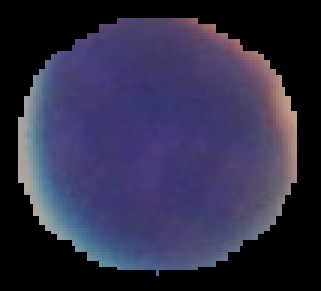
#> input picture segmentacao/datasets/linfocito00.png, 107 x 97 px (shown 3 times larger); its folder holds only this picture in this run
$ python segmentacao.py
#> lines starting #> are read from the running program, lines starting #| are printed output that depends on the picture; after the words box and inside, x2 and y2 are one past the last pixel; in counts of white or black regions, pixels touching at a corner belong together
## Autores: Haziel Albuquerque Netto e Vinicius Zoz
import cv2
import numpy as np
import matplotlib.pyplot as plt
import os
import matplotlib.image as mpimg
from matplotlib.pyplot import imshow
from prettytable import PrettyTable

def processarImagem(imgPosKmeans):
    """
    Aplica técnicas de processamento de imagem para preparar para a extração de contornos

    Argumentos:
    imgPosKmeans: Imagem processada pelo K-means

    Retorna:
    image: Imagem após erosão e dilatação para destacar características
    """

    # Converte a imagem para escala de cinza
    imgEscalaCinza = cv2.cvtColor(imgPosKmeans, cv2.COLOR_BGR2GRAY)

    # Aplica limiarização para simplificar a imagem
    imgLimiarizada = limiarizacaoExecuta(imgEscalaCinza)

    # Cria um kernel e aplica erosão seguida por dilatação
    kernel = np.ones((5, 5), np.uint8)
    image = cv2.erode(imgLimiarizada, kernel, iterations=1)
    image = cv2.dilate(image, kernel, iterations=1)

    return image

def kmeansExecuta(img):
    """
    Aplica o algoritmo K-means para segmentar a imagem em cores predominantes

    Argumentos:
    img: Imagem a ser segmentada

    Retorna:
    res2: Imagem reconfigurada com cores centradas nos clusters encontrados
    """

    # Prepara a imagem para K-means
    Z = img.reshape((-1,3))
    Z = np.float32(Z)

    # Define os critérios de parada do K-means
    criteria = (cv2.TERM_CRITERIA_EPS + cv2.TERM_CRITERIA_MAX_ITER, 10, 1.0)
    K = 3

    # Aplica K-means
    _, label, center = cv2.kmeans(Z, K, None, criteria, 10, cv2.KMEANS_RANDOM_CENTERS)
    center = np.uint8(center)
    res = center[label.flatten()]
    res2 = res.reshape((img.shape))
    return res2

def limiarizacaoExecuta(imgEscalaCinza):
    """
    Realiza limiarização automática baseada em histograma para focar em características relevantes

    Argumentos:
    imgEscalaCinza: Imagem em escala de cinza

    Retorna:
    imgLimiarizada: Imagem após aplicação de limiar
    """

    # Calcula o histograma da imagem
    histograma = cv2.calcHist([imgEscalaCinza], [0], None, [256], [0, 256])
    indHist = np.nonzero(histograma.flatten())[0]

    # Define os limites de limiarização baseados no histograma
    maisEscuro = indHist[1]
    maisClaro = indHist[2]
    minimo = maisEscuro / 2
    maximo = (maisClaro + maisEscuro) / 2

    # Aplica limiarização
    imgLimiarizada = cv2.inRange(imgEscalaCinza, minimo, maximo)
    return imgLimiarizada

def encontrarContorno(image):
    """
    Encontra contornos na imagem, útil para identificação de objetos

    Argumentos:
    image: Imagem binarizada

    Retorna:
    contorno: Lista de contornos detectados
    """

    # Extrai contornos da imagem
    contorno, _ = cv2.findContours(image, cv2.RETR_EXTERNAL, cv2.CHAIN_APPROX_SIMPLE)
    return contorno

def plotarImagens(img, imgPosKmeans, imgTratada, contorno, imagemContornada):
    """
    Visualiza uma série de imagens para análise de resultados do processamento

    Argumentos:
    img: Imagem original
    imgPosKmeans: Imagem após aplicação de K-means
    imgTratada: Imagem após processamento
    contorno: Contornos encontrados na imagem
    imagemContornada: Imagem original com contornos desenhados
    """

    # Cria uma série de subplots para mostrar cada etapa do processamento
    fig, axs = plt.subplots(1, 4, figsize=(24, 6), facecolor='gray')

    # Configura e mostra cada subplot
    axs[0].imshow(img)
    axs[0].set_title('Imagem Original')
    axs[0].axis('off')
    axs[1].imshow(imgPosKmeans)
    axs[1].set_title('Imagem Processada')
    axs[1].axis('off')
    axs[2].imshow(imgTratada, cmap = "gray")
    axs[2].set_title(f'Núcleo Destacado')
    axs[2].axis('off')
    axs[3].imshow(imagemContornada)
    axs[3].set_title(f'Núcleos Detectados: {str(len(contorno))}')
    axs[3].axis('off')
    fig.suptitle('Segmentação de Objetos', fontsize=16)
    plt.subplots_adjust(wspace=0.3)
    plt.show()

def criarTabela(imagem, contorno):
    """
    Adiciona uma entrada a uma tabela com o nome da imagem e a quantidade de contornos encontrados

    Argumentos:
    imagem: Nome da imagem processada
    contorno: Lista de contornos detectados na imagem
    """

    table.add_row([imagem, str(len(contorno))])
    table.field_names = ["Imagem", "Qtd Núcleos"]

def main():
    """
    Função principal que organiza o fluxo de processamento de várias imagens
    """

    # Define o caminho do diretório com imagens
    caminho = "datasets/"

    # Itera sobre cada imagem no diretório especificado
    for imagens in os.listdir(caminho):
        imagem = caminho + imagens
        img = cv2.imread(imagem)
#> img is the input picture: shape (97, 107, 3); mean B, G, R 72.2, 46.1, 48.6
        imgPosKmeans = kmeansExecuta(img)
#> in kmeansExecuta, `_, label, center = cv2.kmeans(Z, K, None, criteria, 10, cv2.KMEANS_RAN..`: label = 10379 values, max 2 at index 704, min 0 at index 681, mean 0.576; center = [[114.2, 65.73, 70.18], [0, 0, 0], [138.6, 128.8, 130.7]]
#> in kmeansExecuta, `center = np.uint8(center)`: center = [[114, 65, 70], [0, 0, 0], [138, 128, 130]]
#> in kmeansExecuta, `res2 = res.reshape((img.shape))`:
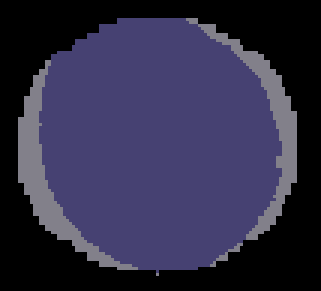
#> res2: shape (97, 107, 3) (shown 3 times larger); mean B, G, R 72, 45.7, 48.4
        imgTratada = processarImagem(imgPosKmeans)
#> in processarImagem, `imgEscalaCinza = cv2.cvtColor(imgPosKmeans, cv2.COLOR_BGR2GRAY)`:
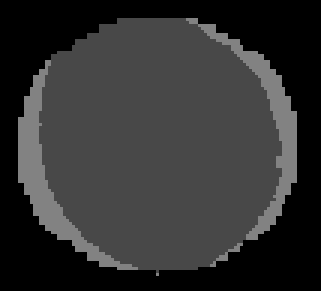
#> imgEscalaCinza: shape (97, 107) (shown 3 times larger); min 0, max 130, mean 49.5
#> in limiarizacaoExecuta, `histograma = cv2.calcHist([imgEscalaCinza], [0], None, [256], [0, 256])`: histograma = 256 values, max 5373 at index 72, min 0 at index 1, mean 40.54
#> in limiarizacaoExecuta, `indHist = np.nonzero(histograma.flatten())[0]`: indHist = [0, 72, 130]
#> in limiarizacaoExecuta, `maisEscuro = indHist[1]`: maisEscuro = 72
#> in limiarizacaoExecuta, `maisClaro = indHist[2]`: maisClaro = 130
#> in limiarizacaoExecuta, `minimo = maisEscuro / 2`: minimo = 36
#> in limiarizacaoExecuta, `maximo = (maisClaro + maisEscuro) / 2`: maximo = 101
#> in limiarizacaoExecuta, `imgLimiarizada = cv2.inRange(imgEscalaCinza, minimo, maximo)`:
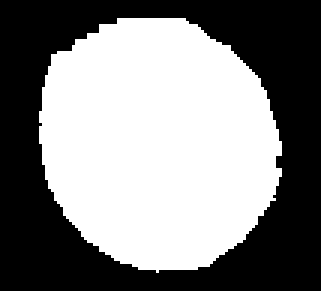
#> imgLimiarizada: shape (97, 107) (shown 3 times larger); 51.8% white; 1 black region, box (x1, y1, x2, y2) and area: (0, 0, 107, 97) 5006
#> in processarImagem, `image = cv2.erode(imgLimiarizada, kernel, iterations=1)`:
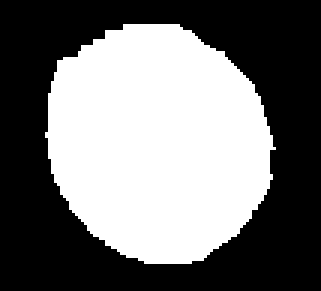
#> image: shape (97, 107) (shown 3 times larger); 45.4% white; 1 white region, box (x1, y1, x2, y2) and area: (15, 8, 92, 88) 4716
#> in processarImagem, `image = cv2.dilate(image, kernel, iterations=1)`: image: shape (97, 107); 51.7% white; 1 black region
        contorno = encontrarContorno(imgTratada)
#> in encontrarContorno, `contorno, _ = cv2.findContours(image, cv2.RETR_EXTERNAL, cv2.CHAIN_APP..`: contorno = 1 contour; box (x1, y1, x2, y2) and area: (13, 6, 94, 90) 5240
        imagemContornada = cv2.drawContours(img, contorno, -1, 255, 1)
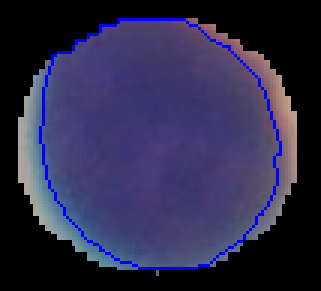
#> imagemContornada: shape (97, 107, 3) (shown 3 times larger); mean B, G, R 75.3, 43.9, 46.5

        # Mostra as imagens processadas e atualiza a tabela
        plotarImagens(img, imgPosKmeans, imgTratada, contorno, imagemContornada)
        criarTabela(imagens, contorno)

    print(table)

# Inicializa a tabela e chama a função principal
table = PrettyTable()
main()

$ run again, on segmentacao/datasets/neutrofilo01.png
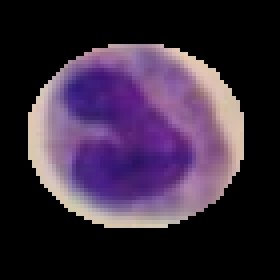
#> input picture segmentacao/datasets/neutrofilo01.png, 70 x 70 px (shown 4 times larger)
#> in main, img is the input picture: shape (70, 70, 3); mean B, G, R 59.8, 40.2, 54.9
#> in kmeansExecuta, `_, label, center = cv2.kmeans(Z, K, None, criteria, 10, cv2.KMEANS_RAN..`: label = 4900 values, max 2 at index 0, min 0 at index 946, mean 1.39; center = [[129.5, 49.2, 91.7], [162.3, 144.2, 174.2], [0, 0, 0]]
#> in kmeansExecuta, `center = np.uint8(center)`: center = [[129, 49, 91], [162, 144, 174], [0, 0, 0]]
#> histograma = 256 values, max 2899 at index 0, min 0 at index 1, mean 19.14
#> indHist = [0, 71, 155]
#> maisEscuro = 71
#> maisClaro = 155
#> minimo = 35.5
#> maximo = 113
#> in limiarizacaoExecuta, `imgLimiarizada = cv2.inRange(imgEscalaCinza, minimo, maximo)`:
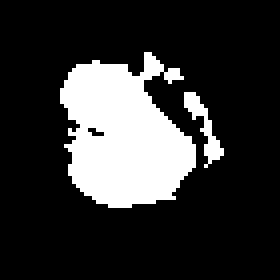
#> imgLimiarizada: shape (70, 70) (shown 4 times larger); 19.7% white; 2 white regions, box (x1, y1, x2, y2) and area: (15, 13, 49, 52) 905, (46, 23, 56, 42) 60
#> in encontrarContorno, `contorno, _ = cv2.findContours(image, cv2.RETR_EXTERNAL, cv2.CHAIN_APP..`: contorno = 1 contour; box (x1, y1, x2, y2) and area: (16, 16, 49, 52) 786
#> in main, `imagemContornada = cv2.drawContours(img, contorno, -1, 255, 1)`:
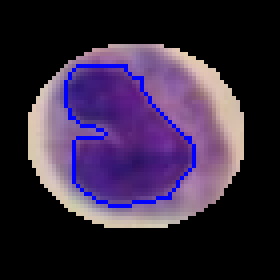
#> imagemContornada: shape (70, 70, 3) (shown 4 times larger); mean B, G, R 62.3, 38.3, 52.1

$ run again, on segmentacao/datasets/neutrofilo02.png
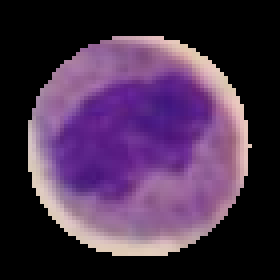
#> input picture segmentacao/datasets/neutrofilo02.png, 70 x 70 px (shown 4 times larger)
#> in main, img is the input picture: shape (70, 70, 3); mean B, G, R 75.2, 46.9, 70.5
#> in kmeansExecuta, `_, label, center = cv2.kmeans(Z, K, None, criteria, 10, cv2.KMEANS_RAN..`: label = 4900 values, max 2 at index 0, min 0 at index 869, mean 1.3; center = [[136.8, 43.19, 99.38], [160.8, 128.8, 170.2], [0, 0, 0]]
#> in kmeansExecuta, `center = np.uint8(center)`: center = [[136, 43, 99], [160, 128, 170], [0, 0, 0]]
#> in processarImagem, `imgEscalaCinza = cv2.cvtColor(imgPosKmeans, cv2.COLOR_BGR2GRAY)`:
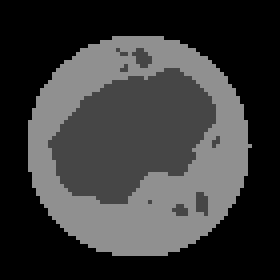
#> imgEscalaCinza: shape (70, 70) (shown 4 times larger); min 0, max 144, mean 56.8
#> histograma = 256 values, max 2460 at index 0, min 0 at index 1, mean 19.14
#> indHist = [0, 70, 144]
#> maisEscuro = 70
#> maisClaro = 144
#> minimo = 35
#> maximo = 107
#> imgLimiarizada: shape (70, 70); 20.2% white; 8 white regions (7 under 20 px), largest, box (x1, y1, x2, y2) and area: (12, 17, 54, 51) 937
#> in processarImagem, `image = cv2.dilate(image, kernel, iterations=1)`:
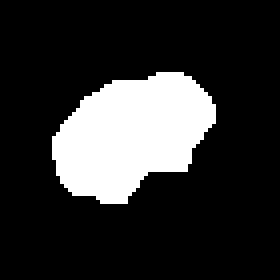
#> image: shape (70, 70) (shown 4 times larger); 18.8% white; 1 white region
#> in encontrarContorno, `contorno, _ = cv2.findContours(image, cv2.RETR_EXTERNAL, cv2.CHAIN_APP..`: contorno = 1 contour; box (x1, y1, x2, y2) and area: (13, 18, 54, 51) 868
